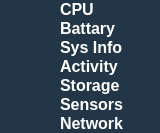
        <widget class="QFrame" name="Cat">
         <property name="enabled">
          <bool>true</bool>
         </property>
         <property name="sizePolicy">
          <sizepolicy hsizetype="Maximum" vsizetype="Preferred">
           <horstretch>0</horstretch>
           <verstretch>0</verstretch>
          </sizepolicy>
         </property>
         <property name="maximumSize">
          <size>
           <width>160</width>
           <height>16777215</height>
          </size>
         </property>
         <property name="styleSheet">
          <string notr="true">background-color:#233647;
</string>
         </property>
         <property name="frameShape">
          <enum>QFrame::NoFrame</enum>
         </property>
         <property name="frameShadow">
          <enum>QFrame::Plain</enum>
         </property>
         <property name="lineWidth">
          <number>0</number>
         </property>
         <layout class="QVBoxLayout" name="verticalLayout">
          <property name="spacing">
           <number>0</number>
          </property>
          <property name="leftMargin">
           <number>0</number>
          </property>
          <property name="topMargin">
           <number>0</number>
          </property>
          <property name="rightMargin">
           <number>0</number>
          </property>
          <property name="bottomMargin">
           <number>0</number>
          </property>
          <item>
           <widget class="QFrame" name="cpu">
            <property name="cursor">
             <cursorShape>ArrowCursor</cursorShape>
            </property>
            <property name="styleSheet">
             <string notr="true">background-color:#233647</string>
            </property>
            <layout class="QHBoxLayout" name="horizontalLayout_7">
             <property name="spacing">
              <number>0</number>
             </property>
             <property name="leftMargin">
              <number>0</number>
             </property>
             <property name="topMargin">
              <number>0</number>
             </property>
             <property name="rightMargin">
              <number>0</number>
             </property>
             <property name="bottomMargin">
              <number>0</number>
             </property>
             <item>
              <widget class="QLabel" name="label_10">
               <property name="sizePolicy">
                <sizepolicy hsizetype="Preferred" vsizetype="Preferred">
                 <horstretch>0</horstretch>
                 <verstretch>0</verstretch>
                </sizepolicy>
               </property>
               <property name="minimumSize">
                <size>
                 <width>60</width>
                 <height>0</height>
                </size>
               </property>
               <property name="maximumSize">
                <size>
                 <width>60</width>
                 <height>16777215</height>
                </size>
               </property>
               <property name="focusPolicy">
                <enum>Qt::NoFocus</enum>
               </property>
               <property name="acceptDrops">
                <bool>false</bool>
               </property>
               <property name="toolTip">
                <string notr="true"/>
               </property>
               <property name="whatsThis">
                <string notr="true"/>
               </property>
               <property name="styleSheet">
                <string notr="true"/>
               </property>
               <property name="frameShadow">
                <enum>QFrame::Plain</enum>
               </property>
               <property name="lineWidth">
                <number>1</number>
               </property>
               <property name="text">
                <string/>
               </property>
               <property name="pixmap">
                <pixmap resource="Icons/icons.qrc">:/theIcons/cpu.png</pixmap>
               </property>
               <property name="scaledContents">
                <bool>false</bool>
               </property>
               <property name="alignment">
                <set>Qt::AlignCenter</set>
               </property>
               <property name="wordWrap">
                <bool>false</bool>
               </property>
               <property name="indent">
                <number>-1</number>
               </property>
               <property name="openExternalLinks">
                <bool>false</bool>
               </property>
              </widget>
             </item>
             <item>
              <widget class="QLabel" name="label_11">
               <property name="font">
                <font>
                 <pointsize>12</pointsize>
                 <weight>75</weight>
                 <bold>true</bold>
                </font>
               </property>
               <property name="styleSheet">
                <string notr="true">color:white</string>
               </property>
               <property name="text">
                <string>CPU</string>
               </property>
               <property name="margin">
                <number>6</number>
               </property>
              </widget>
             </item>
            </layout>
           </widget>
          </item>
          <item>
           <widget class="QFrame" name="battary">
            <property name="styleSheet">
             <string notr="true">background-color:#233647</string>
            </property>
            <property name="lineWidth">
             <number>0</number>
            </property>
            <layout class="QHBoxLayout" name="horizontalLayout_10">
             <property name="spacing">
              <number>0</number>
             </property>
             <property name="leftMargin">
              <number>0</number>
             </property>
             <property name="topMargin">
              <number>0</number>
             </property>
             <property name="rightMargin">
              <number>0</number>
             </property>
             <property name="bottomMargin">
              <number>0</number>
             </property>
             <item>
              <widget class="QLabel" name="label_16">
               <property name="minimumSize">
                <size>
                 <width>60</width>
                 <height>0</height>
                </size>
               </property>
               <property name="maximumSize">
                <size>
                 <width>60</width>
                 <height>16777215</height>
                </size>
               </property>
               <property name="text">
                <string/>
               </property>
               <property name="pixmap">
                <pixmap resource="Icons/icons.qrc">:/theIcons/battry.png</pixmap>
               </property>
               <property name="alignment">
                <set>Qt::AlignCenter</set>
               </property>
              </widget>
             </item>
             <item>
              <widget class="QLabel" name="label_15">
               <property name="font">
                <font>
                 <pointsize>12</pointsize>
                 <weight>75</weight>
                 <bold>true</bold>
                </font>
               </property>
               <property name="styleSheet">
                <string notr="true">color:white</string>
               </property>
               <property name="text">
                <string>Battary</string>
               </property>
               <property name="margin">
                <number>6</number>
               </property>
              </widget>
             </item>
            </layout>
           </widget>
          </item>
          <item>
           <widget class="QFrame" name="sysInfo">
            <property name="styleSheet">
             <string notr="true">background-color:#233647</string>
            </property>
            <layout class="QHBoxLayout" name="horizontalLayout_11">
             <property name="spacing">
              <number>0</number>
             </property>
             <property name="leftMargin">
              <number>0</number>
             </property>
             <property name="topMargin">
              <number>0</number>
             </property>
             <property name="rightMargin">
              <number>0</number>
             </property>
             <property name="bottomMargin">
              <number>0</number>
             </property>
             <item>
              <widget class="QLabel" name="label_18">
               <property name="minimumSize">
                <size>
                 <width>60</width>
                 <height>0</height>
                </size>
               </property>
               <property name="maximumSize">
                <size>
                 <width>60</width>
                 <height>16777215</height>
                </size>
               </property>
               <property name="text">
                <string/>
               </property>
               <property name="pixmap">
                <pixmap resource="Icons/icons.qrc">:/theIcons/icons8-monitor-50.png</pixmap>
               </property>
               <property name="alignment">
                <set>Qt::AlignCenter</set>
               </property>
              </widget>
             </item>
             <item>
              <widget class="QLabel" name="label_19">
               <property name="enabled">
                <bool>true</bool>
               </property>
               <property name="sizePolicy">
                <sizepolicy hsizetype="Ignored" vsizetype="Preferred">
                 <horstretch>0</horstretch>
                 <verstretch>0</verstretch>
                </sizepolicy>
               </property>
               <property name="minimumSize">
                <size>
                 <width>90</width>
                 <height>0</height>
                </size>
               </property>
               <property name="font">
                <font>
                 <pointsize>12</pointsize>
                 <weight>75</weight>
                 <bold>true</bold>
                </font>
               </property>
               <property name="toolTip">
                <string notr="true"/>
               </property>
               <property name="statusTip">
                <string notr="true"/>
               </property>
               <property name="whatsThis">
                <string notr="true"/>
               </property>
               <property name="accessibleName">
                <string notr="true"/>
               </property>
               <property name="accessibleDescription">
                <string notr="true"/>
               </property>
               <property name="autoFillBackground">
                <bool>false</bool>
               </property>
               <property name="styleSheet">
                <string notr="true">color:white</string>
               </property>
               <property name="frameShadow">
                <enum>QFrame::Plain</enum>
               </property>
               <property name="lineWidth">
                <number>1</number>
               </property>
               <property name="text">
                <string>Sys Info</string>
               </property>
               <property name="margin">
                <number>6</number>
               </property>
               <property name="indent">
                <number>-1</number>
               </property>
               <property name="buddy">
                <cstring></cstring>
               </property>
              </widget>
             </item>
            </layout>
           </widget>
          </item>
          <item>
           <widget class="QFrame" name="activities">
            <property name="minimumSize">
             <size>
              <width>0</width>
              <height>0</height>
             </size>
            </property>
            <property name="autoFillBackground">
             <bool>false</bool>
            </property>
            <property name="styleSheet">
             <string notr="true">background-color:#233647</string>
            </property>
            <property name="lineWidth">
             <number>0</number>
            </property>
            <layout class="QHBoxLayout" name="horizontalLayout_9">
             <property name="spacing">
              <number>0</number>
             </property>
             <property name="leftMargin">
              <number>0</number>
             </property>
             <property name="topMargin">
              <number>0</number>
             </property>
             <property name="rightMargin">
              <number>0</number>
             </property>
             <property name="bottomMargin">
              <number>0</number>
             </property>
             <item>
              <widget class="QLabel" name="label_14">
               <property name="minimumSize">
                <size>
                 <width>60</width>
                 <height>0</height>
                </size>
               </property>
               <property name="maximumSize">
                <size>
                 <width>60</width>
                 <height>16777215</height>
                </size>
               </property>
               <property name="text">
                <string/>
               </property>
               <property name="pixmap">
                <pixmap resource="Icons/icons.qrc">:/theIcons/icons8-frequency-50.png</pixmap>
               </property>
               <property name="alignment">
                <set>Qt::AlignCenter</set>
               </property>
              </widget>
             </item>
             <item>
              <widget class="QLabel" name="label_9">
               <property name="sizePolicy">
                <sizepolicy hsizetype="Ignored" vsizetype="Preferred">
                 <horstretch>0</horstretch>
                 <verstretch>0</verstretch>
                </sizepolicy>
               </property>
               <property name="font">
                <font>
                 <pointsize>12</pointsize>
                 <weight>75</weight>
                 <bold>true</bold>
                </font>
               </property>
               <property name="styleSheet">
                <string notr="true">color:white</string>
               </property>
               <property name="text">
                <string>Activity</string>
               </property>
               <property name="margin">
                <number>6</number>
               </property>
              </widget>
             </item>
            </layout>
           </widget>
          </item>
          <item>
           <widget class="QFrame" name="storage">
            <property name="sizePolicy">
             <sizepolicy hsizetype="Minimum" vsizetype="Preferred">
              <horstretch>0</horstretch>
              <verstretch>0</verstretch>
             </sizepolicy>
            </property>
            <property name="styleSheet">
             <string notr="true">background-color:#233647</string>
            </property>
            <layout class="QHBoxLayout" name="horizontalLayout_12">
             <property name="spacing">
              <number>0</number>
             </property>
             <property name="leftMargin">
              <number>0</number>
             </property>
             <property name="topMargin">
              <number>0</number>
             </property>
             <property name="rightMargin">
              <number>0</number>
             </property>
             <property name="bottomMargin">
              <number>0</number>
             </property>
             <item>
              <widget class="QLabel" name="label_20">
               <property name="minimumSize">
                <size>
                 <width>60</width>
                 <height>0</height>
                </size>
               </property>
               <property name="maximumSize">
                <size>
                 <width>60</width>
                 <height>16777215</height>
                </size>
               </property>
               <property name="text">
                <string/>
               </property>
               <property name="pixmap">
                <pixmap resource="Icons/icons.qrc">:/theIcons/icons8-storage-50.png</pixmap>
               </property>
               <property name="alignment">
                <set>Qt::AlignCenter</set>
               </property>
              </widget>
             </item>
             <item>
              <widget class="QLabel" name="label_21">
               <property name="enabled">
                <bool>true</bool>
               </property>
               <property name="sizePolicy">
                <sizepolicy hsizetype="Ignored" vsizetype="Preferred">
                 <horstretch>0</horstretch>
                 <verstretch>0</verstretch>
                </sizepolicy>
               </property>
               <property name="minimumSize">
                <size>
                 <width>90</width>
                 <height>0</height>
                </size>
               </property>
               <property name="font">
                <font>
                 <pointsize>12</pointsize>
                 <weight>75</weight>
                 <bold>true</bold>
                </font>
               </property>
               <property name="toolTip">
                <string notr="true"/>
               </property>
               <property name="statusTip">
                <string notr="true"/>
               </property>
               <property name="whatsThis">
                <string notr="true"/>
               </property>
               <property name="accessibleName">
                <string notr="true"/>
               </property>
               <property name="accessibleDescription">
                <string notr="true"/>
               </property>
               <property name="autoFillBackground">
                <bool>false</bool>
               </property>
               <property name="styleSheet">
                <string notr="true">color:white</string>
               </property>
               <property name="frameShadow">
                <enum>QFrame::Plain</enum>
               </property>
               <property name="lineWidth">
                <number>1</number>
               </property>
               <property name="text">
                <string>Storage</string>
               </property>
               <property name="margin">
                <number>6</number>
               </property>
               <property name="indent">
                <number>-1</number>
               </property>
               <property name="buddy">
                <cstring></cstring>
               </property>
              </widget>
             </item>
            </layout>
           </widget>
          </item>
          <item>
           <widget class="QFrame" name="sensor">
            <property name="styleSheet">
             <string notr="true">background-color:#233647</string>
            </property>
            <layout class="QHBoxLayout" name="horizontalLayout_8">
             <property name="spacing">
              <number>0</number>
             </property>
             <property name="leftMargin">
              <number>0</number>
             </property>
             <property name="topMargin">
              <number>0</number>
             </property>
             <property name="rightMargin">
              <number>0</number>
             </property>
             <property name="bottomMargin">
              <number>0</number>
             </property>
             <item>
              <widget class="QLabel" name="label_12">
               <property name="minimumSize">
                <size>
                 <width>60</width>
                 <height>0</height>
                </size>
               </property>
               <property name="maximumSize">
                <size>
                 <width>60</width>
                 <height>16777215</height>
                </size>
               </property>
               <property name="text">
                <string/>
               </property>
               <property name="pixmap">
                <pixmap resource="Icons/icons.qrc">:/theIcons/icons8-ovality-sensor-50.png</pixmap>
               </property>
               <property name="alignment">
                <set>Qt::AlignCenter</set>
               </property>
               <property name="buddy">
                <cstring>Mid</cstring>
               </property>
              </widget>
             </item>
             <item>
              <widget class="QLabel" name="label_13">
               <property name="enabled">
                <bool>true</bool>
               </property>
               <property name="sizePolicy">
                <sizepolicy hsizetype="Ignored" vsizetype="Preferred">
                 <horstretch>0</horstretch>
                 <verstretch>0</verstretch>
                </sizepolicy>
               </property>
               <property name="minimumSize">
                <size>
                 <width>90</width>
                 <height>0</height>
                </size>
               </property>
               <property name="font">
                <font>
                 <pointsize>12</pointsize>
                 <weight>75</weight>
                 <bold>true</bold>
                </font>
               </property>
               <property name="toolTip">
                <string notr="true"/>
               </property>
               <property name="statusTip">
                <string notr="true"/>
               </property>
               <property name="whatsThis">
                <string notr="true"/>
               </property>
               <property name="accessibleName">
                <string notr="true"/>
               </property>
               <property name="accessibleDescription">
                <string notr="true"/>
               </property>
               <property name="autoFillBackground">
                <bool>false</bool>
               </property>
               <property name="styleSheet">
                <string notr="true">color:white</string>
               </property>
               <property name="frameShadow">
                <enum>QFrame::Plain</enum>
               </property>
               <property name="lineWidth">
                <number>1</number>
               </property>
               <property name="text">
                <string>Sensors</string>
               </property>
               <property name="margin">
                <number>6</number>
               </property>
               <property name="indent">
                <number>-1</number>
               </property>
               <property name="buddy">
                <cstring></cstring>
               </property>
              </widget>
             </item>
            </layout>
           </widget>
          </item>
          <item>
           <widget class="QFrame" name="network">
            <property name="styleSheet">
             <string notr="true">background-color:#233647</string>
            </property>
            <layout class="QHBoxLayout" name="horizontalLayout_5">
             <property name="spacing">
              <number>0</number>
             </property>
             <property name="leftMargin">
              <number>0</number>
             </property>
             <property name="topMargin">
              <number>0</number>
             </property>
             <property name="rightMargin">
              <number>0</number>
             </property>
             <property name="bottomMargin">
              <number>0</number>
             </property>
             <item>
              <widget class="QLabel" name="label_6">
               <property name="minimumSize">
                <size>
                 <width>60</width>
                 <height>0</height>
                </size>
               </property>
               <property name="maximumSize">
                <size>
                 <width>60</width>
                 <height>16777215</height>
                </size>
               </property>
               <property name="text">
                <string/>
               </property>
               <property name="pixmap">
                <pixmap resource="Icons/icons.qrc">:/theIcons/icons8-wi-fi-50.png</pixmap>
               </property>
               <property name="alignment">
                <set>Qt::AlignCenter</set>
               </property>
              </widget>
             </item>
             <item>
              <widget class="QLabel" name="label_7">
               <property name="enabled">
                <bool>true</bool>
               </property>
               <property name="sizePolicy">
                <sizepolicy hsizetype="Ignored" vsizetype="Preferred">
                 <horstretch>0</horstretch>
                 <verstretch>0</verstretch>
                </sizepolicy>
               </property>
               <property name="minimumSize">
                <size>
                 <width>90</width>
                 <height>0</height>
                </size>
               </property>
               <property name="font">
                <font>
                 <pointsize>12</pointsize>
                 <weight>75</weight>
                 <bold>true</bold>
                </font>
               </property>
               <property name="toolTip">
                <string notr="true"/>
               </property>
               <property name="statusTip">
                <string notr="true"/>
               </property>
               <property name="whatsThis">
                <string notr="true"/>
               </property>
               <property name="accessibleName">
                <string notr="true"/>
               </property>
               <property name="accessibleDescription">
                <string notr="true"/>
               </property>
               <property name="autoFillBackground">
                <bool>false</bool>
               </property>
               <property name="styleSheet">
                <string notr="true">color:white</string>
               </property>
               <property name="frameShadow">
                <enum>QFrame::Plain</enum>
               </property>
               <property name="lineWidth">
                <number>1</number>
               </property>
               <property name="text">
                <string>Network</string>
               </property>
               <property name="margin">
                <number>6</number>
               </property>
               <property name="indent">
                <number>-1</number>
               </property>
               <property name="buddy">
                <cstring></cstring>
               </property>
              </widget>
             </item>
            </layout>
           </widget>
          </item>
         </layout>
        </widget>
